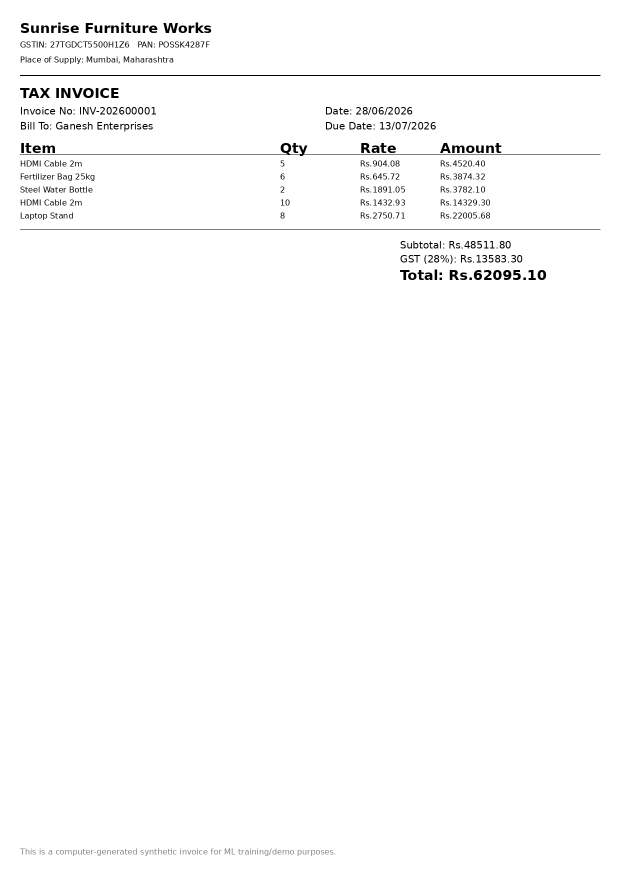
#> input picture sample_docs/invoice_00001.png, 1240 x 1754 px, found by its file name (shown at 1/2 size)
$ python generate_demo_documents.py
#> lines starting #> are read from the running program, lines starting #| are printed output that depends on the picture
### data/build_training_dataset.py
"""Generate reproducible financial scans with exact word/BIO/box annotations and held-out layouts."""
import argparse
import hashlib
import json
import os
import random
import sys
from collections import Counter
from pathlib import Path
from PIL import Image, ImageDraw, ImageFont, ImageFilter, ImageEnhance
sys.path.insert(0,str(Path(__file__).resolve().parents[1]))
from data.generate_synthetic_indian_invoices import build_invoice_record

FIELDS=['vendor_name','bill_to','invoice_number','invoice_date','due_date','gstin','pan','place_of_supply',
        'subtotal','tax_amount','total_amount','cgst','sgst','igst']

def font(size,bold=False,serif=False):
    names = (['C:/Windows/Fonts/timesbd.ttf' if bold else 'C:/Windows/Fonts/times.ttf'] if serif else [])
    names += ['C:/Windows/Fonts/arialbd.ttf' if bold else 'C:/Windows/Fonts/arial.ttf',
              'DejaVuSans-Bold.ttf' if bold else 'DejaVuSans.ttf']
    for name in names:
        try:
            return ImageFont.truetype(name,size)
        except OSError:
            pass
    raise RuntimeError('Install DejaVu Sans fonts or supply Arial on Windows')

# [122 lines left out: functions render, main, not called in this run]

# [2 lines that do not run on import are left out]

### data/generate_demo_documents.py
"""Create portable demonstration documents for each supported document family."""
import sys
from pathlib import Path
from PIL import Image,ImageDraw
sys.path.insert(0,str(Path(__file__).resolve().parents[1]))
from data.build_training_dataset import font

ROOT=Path(__file__).resolve().parents[1]
OUT=ROOT/'sample_docs'

def page(title,lines):
    image=Image.new('RGB',(1000,1400),'white')
    draw=ImageDraw.Draw(image)
    draw.text((40,40),title,font=font(32,True),fill='black')
    for index,line in enumerate(lines):
        draw.text((40,110+index*40),line,font=font(22),fill='black')
    draw.text((40,1330),'SYNTHETIC DEMO DOCUMENT - NOT REAL FINANCIAL DATA',font=font(18),fill='gray')
    return image

def main():
    OUT.mkdir(exist_ok=True)
    with Image.open(ROOT/'data/training_indian_invoices/images/invoice_00001.png') as source:
#> source is the input picture: PIL image 1240x1754 RGB; min 0, max 255, mean 251.5
        invoice=source.convert('RGB')
    invoice.save(OUT/'demo_invoice.png')
    invoice.save(OUT/'demo_invoice.pdf','PDF',resolution=150)
    receipt=page('RECEIPT',['Seller: Sample Stationery Store','Invoice No: RCPT-001','Date: 01/10/2026',
                            'Bill To: Example Customer','','Item                         Qty     Rate        Amount',
                            'Notebook                       2      50.00       100.00','',
                            'Subtotal: 100.00','Total GST: 18.00','Grand Total: 118.00'])
#> in page, `image=Image.new('RGB',(1000,1400),'white')`: image: PIL image 1000x1400 RGB; every value is 255
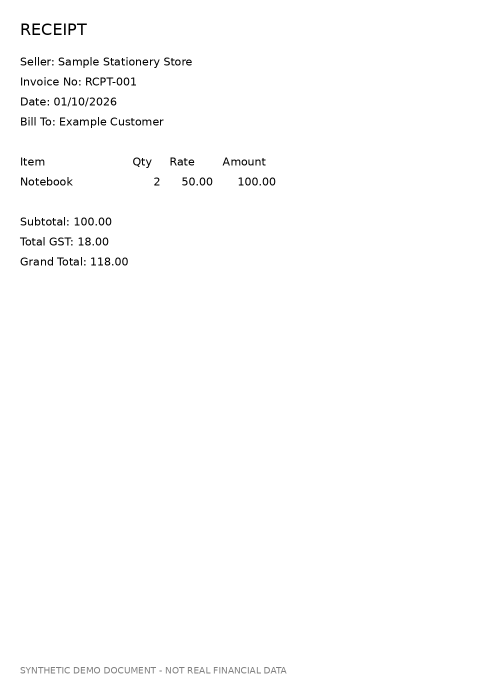
#> receipt: PIL image 1000x1400 RGB (shown at 1/2 size); min 0, max 255, mean 252.8
    receipt.save(OUT/'demo_receipt.png')
    statement=page('BANK STATEMENT',['Sample Bank - fictional account XXXX1234','Period: 01/10/2026 - 03/10/2026'])
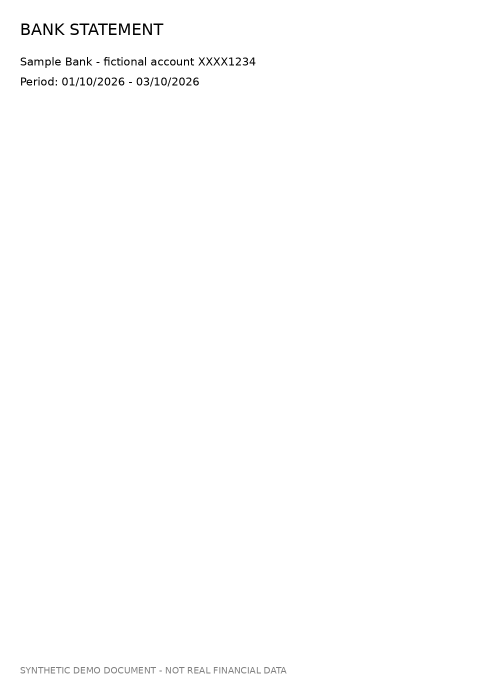
#> statement: PIL image 1000x1400 RGB (shown at 1/2 size); min 0, max 255, mean 253.7
    draw=ImageDraw.Draw(statement)
    columns=[40,230,560,690,830]
    rows=[['Date','Description','Debit','Credit','Balance'],['01/10/2026','Opening','','','1000.00'],
          ['02/10/2026','Office supplies','200.00','','800.00'],['03/10/2026','Customer payment','','500.00','1300.00']]
    for index,row in enumerate(rows):
        for x,value in zip(columns,row):
            draw.text((x,300+index*45),value,font=font(19),fill='black')
    statement.save(OUT/'demo_bank_statement.png')
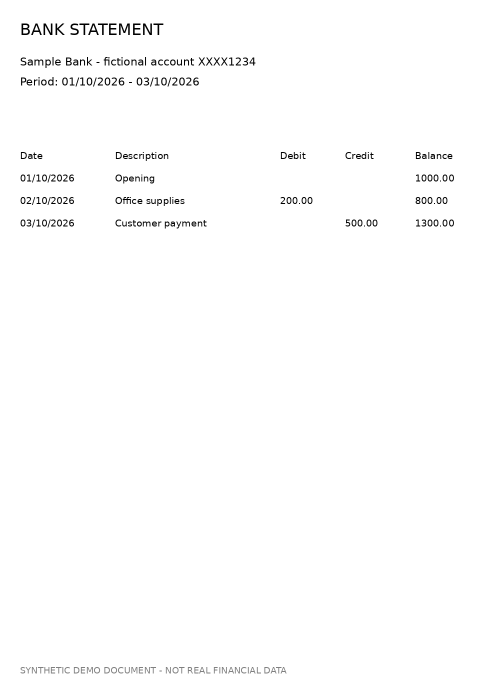
#> saved as demo_bank_statement.png: PIL image 1000x1400 RGB (shown at 1/2 size); min 0, max 255, mean 252.5
    report=page('FINANCIAL REPORT',['Fictional company - quarter ended 30/09/2026',
                                     'All values in INR. Current quarter / Previous quarter','',
                                     'Revenue                 100000.00     90000.00',
                                     'Expenses                 60000.00     55000.00',
                                     'Profit                   40000.00     35000.00',
                                     'Assets                  250000.00    230000.00',
                                     'Liabilities              50000.00     45000.00'])
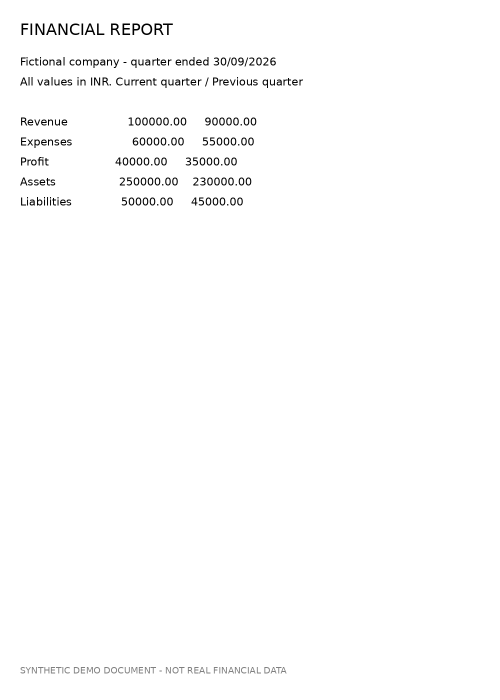
#> report: PIL image 1000x1400 RGB (shown at 1/2 size); min 0, max 255, mean 252.1
    report.save(OUT/'demo_financial_report.pdf','PDF',resolution=150)
    invoice.save(OUT/'demo_multipage.pdf','PDF',save_all=True,append_images=[receipt],resolution=150)
#> (the run stopped early here; a loop or call above may not have finished)
